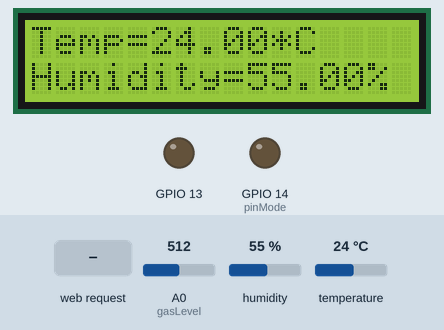
Recording of a sketch running on a simulated ESP8266 (NodeMCU). Shown: 16×2 character LCD, output pins drawn as LEDs (lit = HIGH). The inputs (shaded band) are chosen by the test bench; at power-on: temperature 24 °C, humidity 55 %, A0 (gasLevel) = 512. WiFi joins after 1.5 s; servers stay silent unless stated; what the sketch prints to the serial monitor is not drawn.

Above: at 10.9 s.
11.0 s: HTTP request GET /Relay1Off received
At 13.0 s:
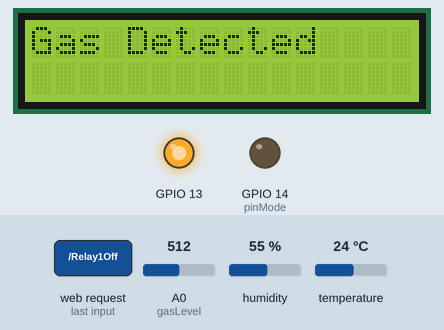
17.3 s: temperature set to 38 °C
At 18.7 s:
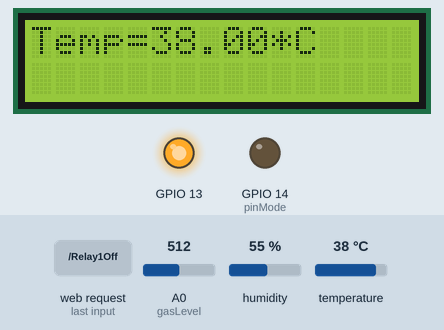
20.3 s: temperature set to 41 °C
At 22.4 s:
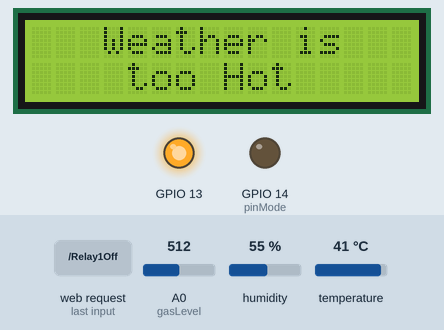
27.9 s: HTTP request GET /Relay2Off received
At 32.7 s:
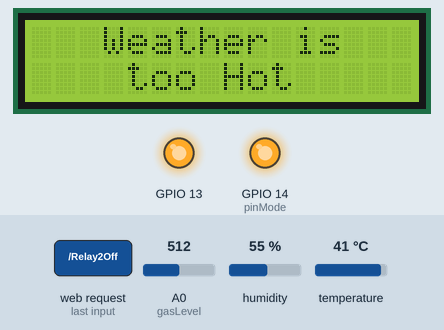
33.1 s: HTTP request GET /Relay1On received
At 38.2 s:
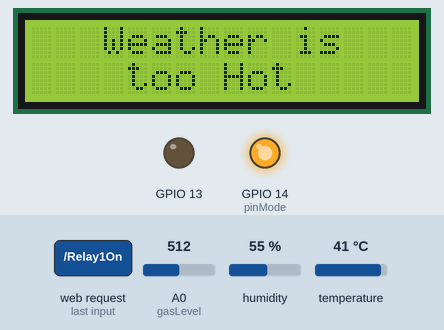
38.4 s: humidity set to 22 %
At 42.2 s:
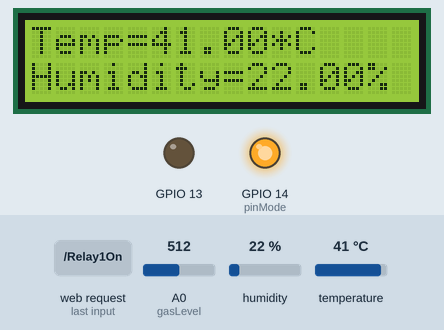
Timing chart, 0 to 43.7 s (numbered marks = the images above; inputs shaded):
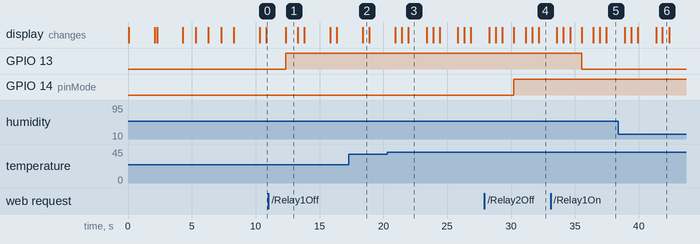

Measured:
- the behaviour switches between 39 and 40 °C on temperature (found by bisection; images 2 and 3)
- after the input at 11.0 s, GPIO 13: LOW → HIGH after 1.4 s; the display: changes after 1.4 s (image 1)
- after the input at 17.3 s, the display: changes after 1.1 s (image 2)
- after the input at 20.3 s, the display: first changes after 0.64 s (image 3 shows a later state)
- after the input at 27.9 s, GPIO 14 (pinMode): LOW → HIGH after 2.3 s; the display: first differs from a run without the input after 2.3 s (image 4 shows a later state)
- after the input at 33.1 s, GPIO 13: HIGH → LOW after 2.4 s; the display: first differs from a run without the input after 2.4 s (image 5 shows a later state)
- what the display in image 1 shows lasts 0.9 s, from 12.4 s to 13.3 s

The sketch:

IoT_Based_Home_Appliance_Control.ino
```cpp
 //IoT Based Home Automation by: Bello Abeeb Akorede (Akotronics)
#include <ESP8266WiFi.h>
String  i;
WiFiServer server(80);
////////Contactless Code//////////////////////////////////////
#include <Wire.h>
#include <LiquidCrystal.h>
LiquidCrystal lcd(16,0,12,2,5,4);
#include "DHT.h"
WiFiClient client;

#define DHTPIN 15
DHT dht2(15,DHT11);
#define DHTTYPE DHT11
DHT dht(DHTPIN, DHTTYPE);
float  t;              float h;
/////////buzzer////////////////
//int buzzerPin = 1;
float gasLevel = A0;

void temperatureTracking(void){
  t = dht.readTemperature();
  h = dht.readHumidity();
  Serial.println(t);
  Serial.println(h);
}
void welcome()
 {
  lcd.begin(16,2);        lcd.clear();        lcd.print("IoT Based");        lcd.setCursor(0,1);       lcd.print("Home Automation");        delay(2000);        lcd.clear();        delay(200);
  lcd.print("Constructed By: ");            delay(2000);                          lcd.clear();
  ////////////////////////////////////////////////////////////////Adewoyin Adeola
  lcd.print("Alabi Muhammed");             delay(1000);                          lcd.setCursor(0,1);       lcd.print("2015/1/54458EE"); delay(1000);         lcd.clear();
  //////////////////////////////////////////////////////////////////
  lcd.print("Supervised By:");             delay(1000);                           lcd.setCursor(0,1);      lcd.print("Dr. Henry O.");  delay(1000);         lcd.clear();     lcd.clear();
  ///////////////////////////////////////////////////////////////////////

 }


void setup() {
   i = "";                                  delay(10);                            Serial.begin(9600);      welcome();
   pinMode(13, OUTPUT);                     pinMode(14, OUTPUT);                  //pinMode (15, INPUT);   //Configuring PIR Sensor
//pinMode (buzzerPin, OUTPUT);  //configuring Buzzer Pin
//digitalWrite (buzzerPin, LOW);
digitalWrite(13,LOW);                       digitalWrite(14,LOW);                 //digitalWrite (buzzerPin , LOW);
  t=0;                                      h=0;                                  pinMode(gasLevel, INPUT);
WiFi.disconnect();
  Serial.println("Start");
  WiFi.begin("mujaahid","mujaahid");
  while ((!(WiFi.status() == WL_CONNECTED))){
  delay(300);
  Serial.print("...");

  }
  Serial.println("Connected");
  Serial.println((WiFi.localIP().toString()));
  server.begin();
}

void loop() {
  temperatureTracking();          delay (500);                    lcd.clear();         lcd.print("Temp=");             lcd.print(t);                   lcd.print("*C");        lcd.print(" ");     delay (500);
   lcd.setCursor(0,1);
   lcd.print ("Humidity=");       lcd.print (h);                  lcd.print("%");       lcd.print (" ");    delay (500);
  float gasFlow = analogRead(gasLevel);
  float gasAverage = gasFlow/1024;
  float gasPercentage = gasAverage * 100;
 Serial.print("Akotronics Formula");
    Serial.print("Gas Flow : ");Serial.println(gasFlow);
  Serial.print("Gas Average : ");Serial.println(gasAverage);
  Serial.print("Gas Percentage: ");Serial.println(gasPercentage);
    if (t>=40)
   {
    lcd.clear();       lcd.setCursor(3,0);       lcd.print("Weather is");    lcd.setCursor(4,1);      lcd.print("too Hot");     delay(400);

   }
   else
   {
    lcd.clear();              lcd.print("Temp=");          lcd.print (t);       lcd.print("*C");      lcd.print(" ");       lcd.setCursor(0,1);
    lcd.print ("Humidity=");  lcd.print (h);              lcd.print("%");      lcd.print (" ");       delay (500);
   }
   delay(500);
    WiFiClient client = server.available();
    if (!client) { return; }
    while(!client.available()){  delay(1); }
    i = (client.readStringUntil('\r'));
    i.remove(0, 5);
    i.remove(i.length()-9,9);
    if (i == "Relay1On") {
      digitalWrite(13,LOW);
      client.println("HTTP/1.1 200 OK");
      client.println("Content-Type: text/html");
      client.println("");
      client.println("<!DOCTYPE HTML>");
      client.println("<html>");
      client.println("Relay1 is On");
      client.println("</html>");

      delay(1);

    }
    if (i == "Relay1Off") {
      digitalWrite(13,HIGH);
      client.println("HTTP/1.1 200 OK");
      client.println("Content-Type: text/html");
      client.println("");
      client.println("<!DOCTYPE HTML>");
      client.println("<html>");
      client.println("Relay1 is Off");
      client.println("</html>");


      delay(1);

    }
    if (i == "Relay2On") {
      digitalWrite(14,LOW);
      client.println("HTTP/1.1 200 OK");
      client.println("Content-Type: text/html");
      client.println("");
      client.println("<!DOCTYPE HTML>");
      client.println("<html>");
      client.println("Relay2 is On");
      client.println("</html>");

      delay(1);

    }
    if (i == "Relay2Off") {
      digitalWrite(14,HIGH);
      client.println("HTTP/1.1 200 OK");
      client.println("Content-Type: text/html");
      client.println("");
      client.println("<!DOCTYPE HTML>");
      client.println("<html>");
      client.println("Relay2 is Off");
      client.println("</html>");

      delay(1);

    }
     if (i == "Temperature") {

      client.println("HTTP/1.1 200 OK");
      client.println("Content-Type: text/html");
      client.println("");
      client.println("<!DOCTYPE HTML>");
      client.println("<html>");
      client.println(t);
      client.println("</html>");

      delay(1);

    }
     if (i == "Humidity") {

      client.println("HTTP/1.1 200 OK");
      client.println("Content-Type: text/html");
      client.println("");
      client.println("<!DOCTYPE HTML>");
      client.println("<html>");
      client.println(h);
      client.println("</html>");

      delay(1);

    }
    if (i == "GasLevel") {

      client.println("HTTP/1.1 200 OK");
      client.println("Content-Type: text/html");
      client.println("");
      client.println("<!DOCTYPE HTML>");
      client.println("<html>");
      client.println(gasPercentage);
      client.println("</html>");

      delay(1);

    }
    if (gasPercentage>=50)
   {
    lcd.clear();        lcd.print("Gas Detected");     delay(400);
    //digitalWrite (buzzer, HIGH);

   }
   else
   {
    lcd.clear();              lcd.print("Temp=");          lcd.print (t);       lcd.print("*C");      lcd.print(" ");       lcd.setCursor(0,1);
    lcd.print ("Humidity=");  lcd.print (h);              lcd.print("%");      lcd.print (" ");       delay (500);
   }


}
```
